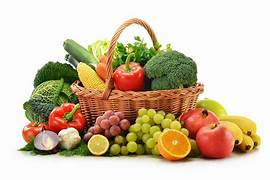
#> input picture veggis.jpg, 270 x 180 px
$ python detection.py
#> lines starting #> are read from the running program, lines starting #| are printed output that depends on the picture; after the words box and inside, x2 and y2 are one past the last pixel; in counts of white or black regions, pixels touching at a corner belong together
import cv2
import numpy as np

def classify_image(image_path):
#> called with image_path = 'veggis.jpg'
    image = cv2.imread(image_path)
#> image is the input picture: shape (180, 270, 3); mean B, G, R 165.8, 191.5, 208.5
    if image is None:
        print("Image not found.")
        return

    image = cv2.resize(image, (640, 480))
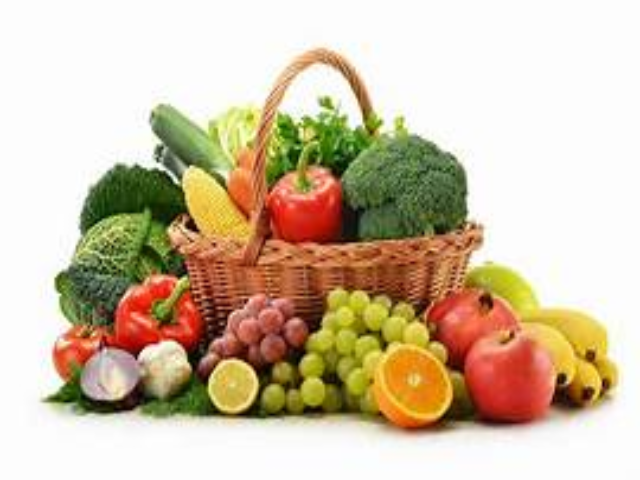
#> image: shape (480, 640, 3); mean B, G, R 165.7, 191.4, 208.4
    hsv = cv2.cvtColor(image, cv2.COLOR_BGR2HSV)
#> hsv: shape (480, 640, 3); mean H, S, V 19.8, 73.8, 211.6


    lower_A = np.array([20, 150, 150])
    upper_A = np.array([30, 255, 255])


    lower_B = np.array([15, 80, 80])
    upper_B = np.array([25, 180, 180])


    lower_C = np.array([0, 50, 0])
    upper_C = np.array([20, 255, 100])


    mask_A = cv2.inRange(hsv, lower_A, upper_A)
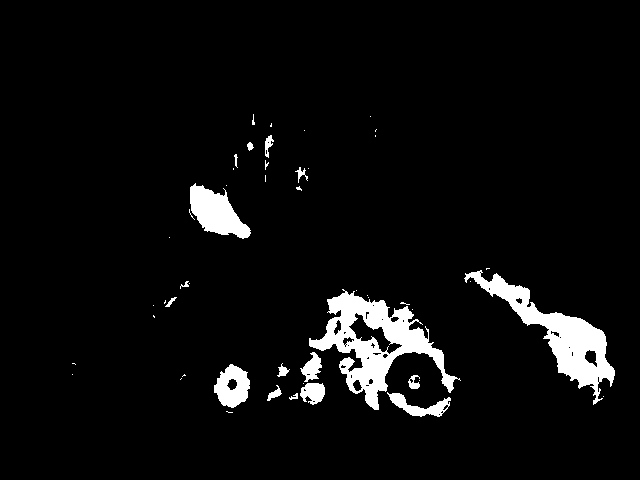
#> mask_A: shape (480, 640); 5.2% white; 50 white regions (33 under 20 px), largest, box (x1, y1, x2, y2) and area: (309, 289, 461, 410) 6025, (464, 270, 615, 405) 4817, (190, 183, 251, 239) 1871
    mask_B = cv2.inRange(hsv, lower_B, upper_B)
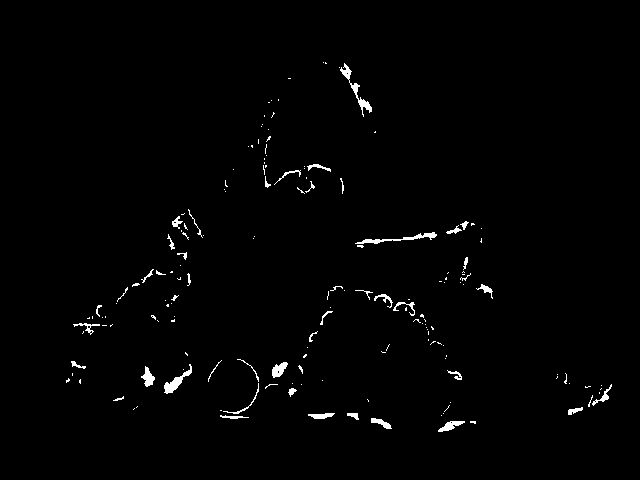
#> mask_B: shape (480, 640); 1.2% white; 167 white regions (121 under 20 px), largest, box (x1, y1, x2, y2) and area: (340, 63, 372, 117) 282, (355, 232, 437, 244) 258, (164, 364, 192, 394) 241
    mask_C = cv2.inRange(hsv, lower_C, upper_C)
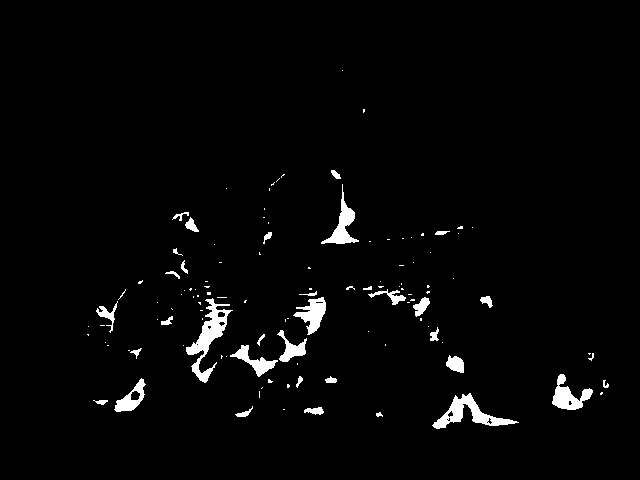
#> mask_C: shape (480, 640); 2.5% white; 116 white regions (82 under 20 px), largest, box (x1, y1, x2, y2) and area: (186, 298, 233, 383) 1186, (432, 393, 519, 429) 986, (552, 374, 593, 410) 668


    count_A = cv2.countNonZero(mask_A)
#> count_A = 15883
    count_B = cv2.countNonZero(mask_B)
#> count_B = 3692
    count_C = cv2.countNonZero(mask_C)
#> count_C = 7683


    max_count = max(count_A, count_B, count_C)
#> max_count = 15883
    if max_count == count_A:
        quality = 'A - Premium'
        color = (0, 255, 0)
    elif max_count == count_B:
        quality = 'B - Acceptable'
        color = (0, 255, 255)
    else:
        quality = 'C - Reject'
        color = (0, 0, 255)


    cv2.putText(image, f'Quality: {quality}', (20, 40),
                cv2.FONT_HERSHEY_SIMPLEX, 1.2, color, 3)
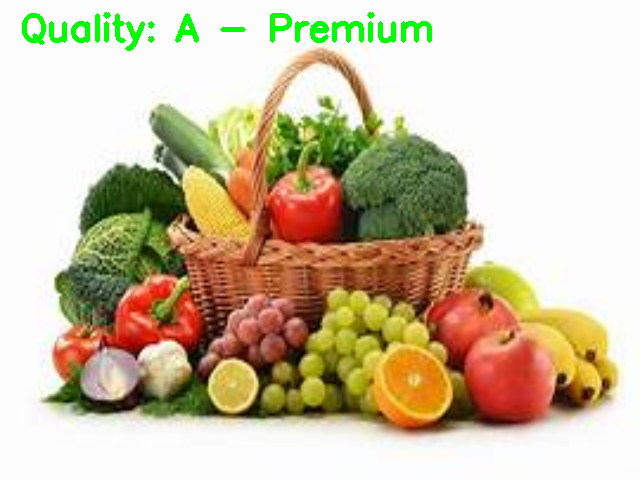
#> image: shape (480, 640, 3); 1.29% of pixels changed, all inside (x1, y1, x2, y2) = (22, 12, 432, 51)
    cv2.imshow("Food Quality", image)
    cv2.waitKey(0)
    cv2.destroyAllWindows()


classify_image("veggis.jpg")

$ run again, with apple.jpg copied over veggis.jpg
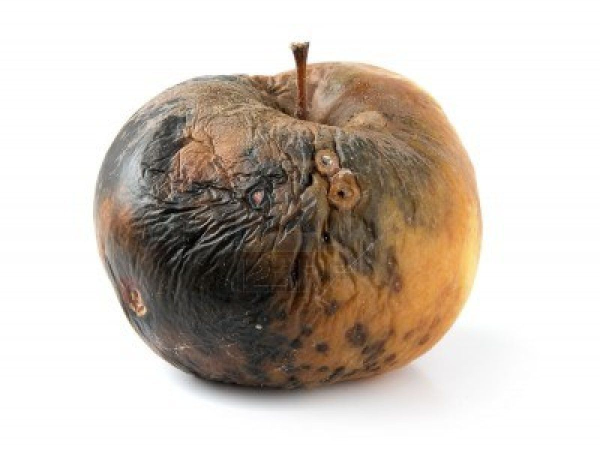
#> input picture apple.jpg, 1200 x 909 px (shown at 1/2 size)
#> in classify_image, image is the input picture: shape (909, 1200, 3); mean B, G, R 184.4, 193.8, 203.6
#> hsv: shape (480, 640, 3); mean H, S, V 11.7, 36.4, 203.6
#> in classify_image, `mask_A = cv2.inRange(hsv, lower_A, upper_A)`:
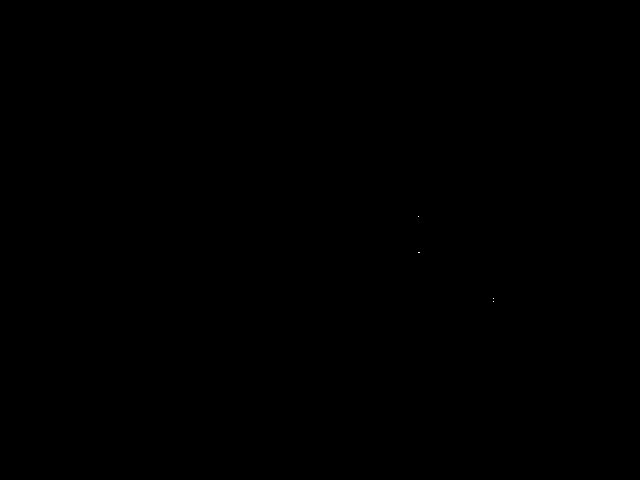
#> mask_A: shape (480, 640); 0% white in thin lines or dots, all inside (x1, y1, x2, y2) = (418, 216, 494, 302)
#> mask_B: shape (480, 640); 6% white; 406 white regions (355 under 20 px), largest, box (x1, y1, x2, y2) and area: (339, 118, 478, 332) 11027, (222, 89, 318, 152) 1952, (329, 182, 352, 237) 569
#> mask_C: shape (480, 640); 7.8% white; 359 white regions (308 under 20 px), largest, box (x1, y1, x2, y2) and area: (198, 147, 403, 413) 16086, (136, 228, 185, 293) 1289, (354, 146, 410, 209) 610
#> count_A = 5
#> count_B = 18376
#> count_C = 23945
#> in classify_image, `cv2.putText(image, f'Quality: {quality}', (20, 40), cv2.FONT_HERSHEY_S..`:
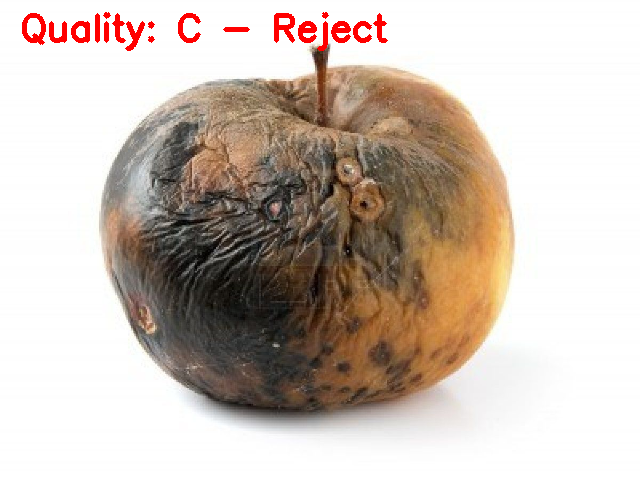
#> image: shape (480, 640, 3); mean B, G, R 181.4, 190.7, 203.5

$ run again, with applee.jpg copied over veggis.jpg
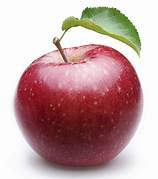
#> input picture applee.jpg, 158 x 179 px
#> in classify_image, image is the input picture: shape (179, 158, 3); mean B, G, R 162.7, 162.3, 194.2
#> hsv: shape (480, 640, 3); mean H, S, V 96.9, 70.8, 196
#> mask_A: shape (480, 640); every value is 0
#> in classify_image, `mask_B = cv2.inRange(hsv, lower_B, upper_B)`:
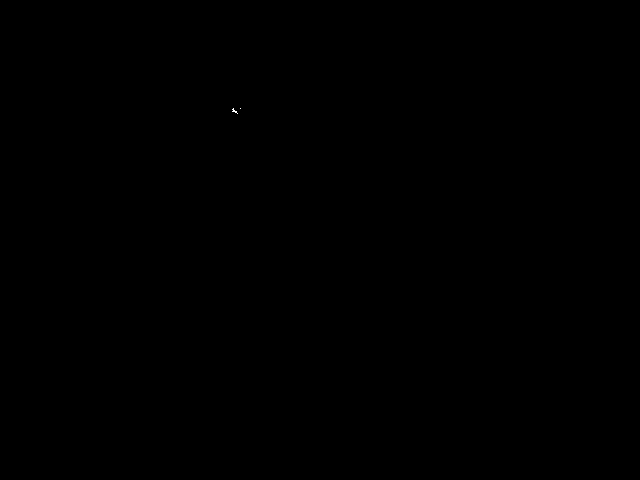
#> mask_B: shape (480, 640); 0% white in thin lines or dots, all inside (x1, y1, x2, y2) = (232, 108, 241, 114)
#> mask_C: shape (480, 640); 1.3% white; 60 white regions (47 under 20 px), largest, box (x1, y1, x2, y2) and area: (200, 331, 388, 356) 2686, (311, 444, 387, 454) 449, (285, 315, 346, 328) 286
#> count_A = 0
#> count_B = 14
#> count_C = 4128
#> in classify_image, `cv2.putText(image, f'Quality: {quality}', (20, 40), cv2.FONT_HERSHEY_S..`:
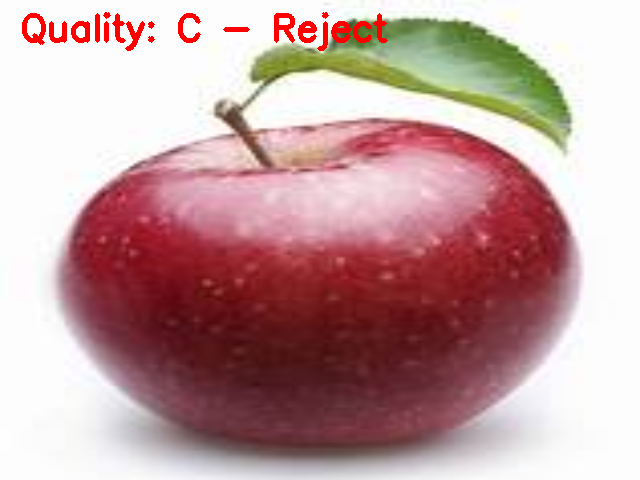
#> image: shape (480, 640, 3); mean B, G, R 160, 159.5, 194.4
